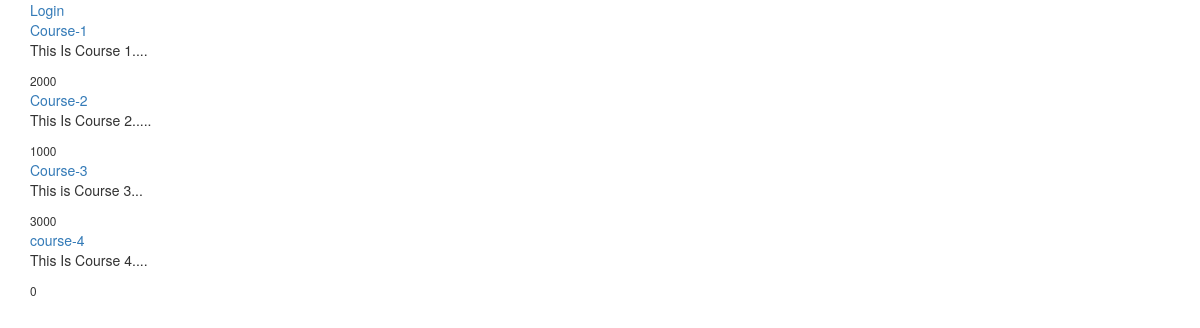
The page / on the database its author committed.
### courses/models.py (models this page shows, shortened)
class Course(models.Model):
    course_name=models.CharField(max_length=20)
    description=models.CharField(max_length=50)
    price=models.IntegerField(default=0)

### courses/views.py (the view)
# urls.py: path('',CourseListView.as_view(),name='courselist'),
class CourseListView(ListView):
    model=Course

### courses/templates/courses/course_list.html
{% extends 'courses/base.html' %}
{% block content %}
{% if request.user.is_authenticated %}
Hello {{request.user}}
<a href="{% url 'logout' %}">Logout</a>
<a href="{% url 'courses:purchased_course_list' %}">My Course List</a>
<a href="{% url 'profile' %}">My Profile</a>
{% else %}
<a href="{% url 'login' %}">Login</a>
{% endif %}
<br>
{% for c in object_list %}
<a href="{% url 'courses:courseDetail' c.pk %}">{{c.course_name}}</a>
<p>{{c.description}}</p>
<small>{{c.price}}</small>
<br>
{% endfor %}
{% endblock %}

### rows shown on the page
Course: course_name "Course-1", description "This Is Course 1....", price "2000"
Course: course_name "Course-2", description "This Is Course 2.....", price "1000"
Course: course_name "Course-3", description "This is Course 3...", price "3000"
Course: course_name "course-4", description "This Is Course 4....", price "0"
